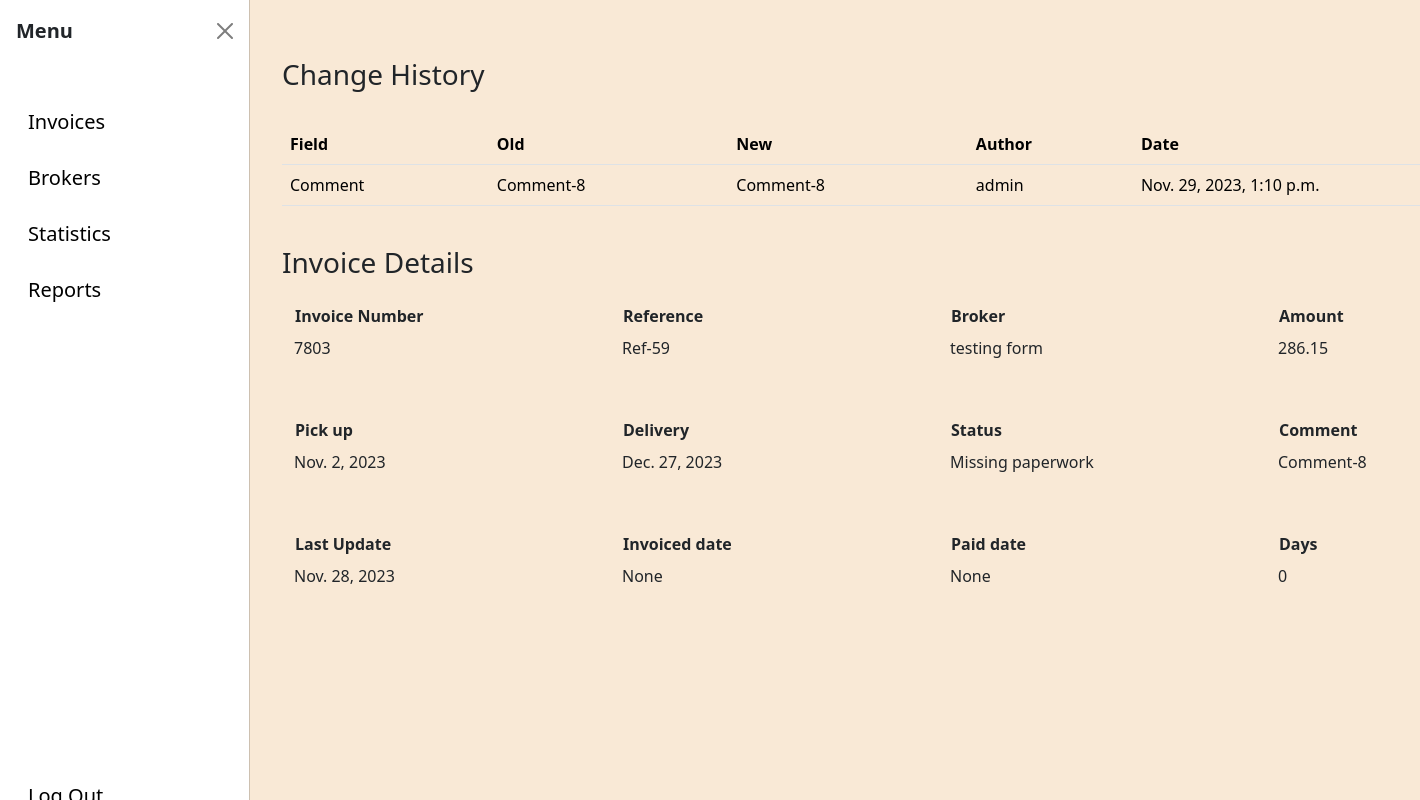
/invoices/invoice-detail/2, run on an earlier commit of the app's database.
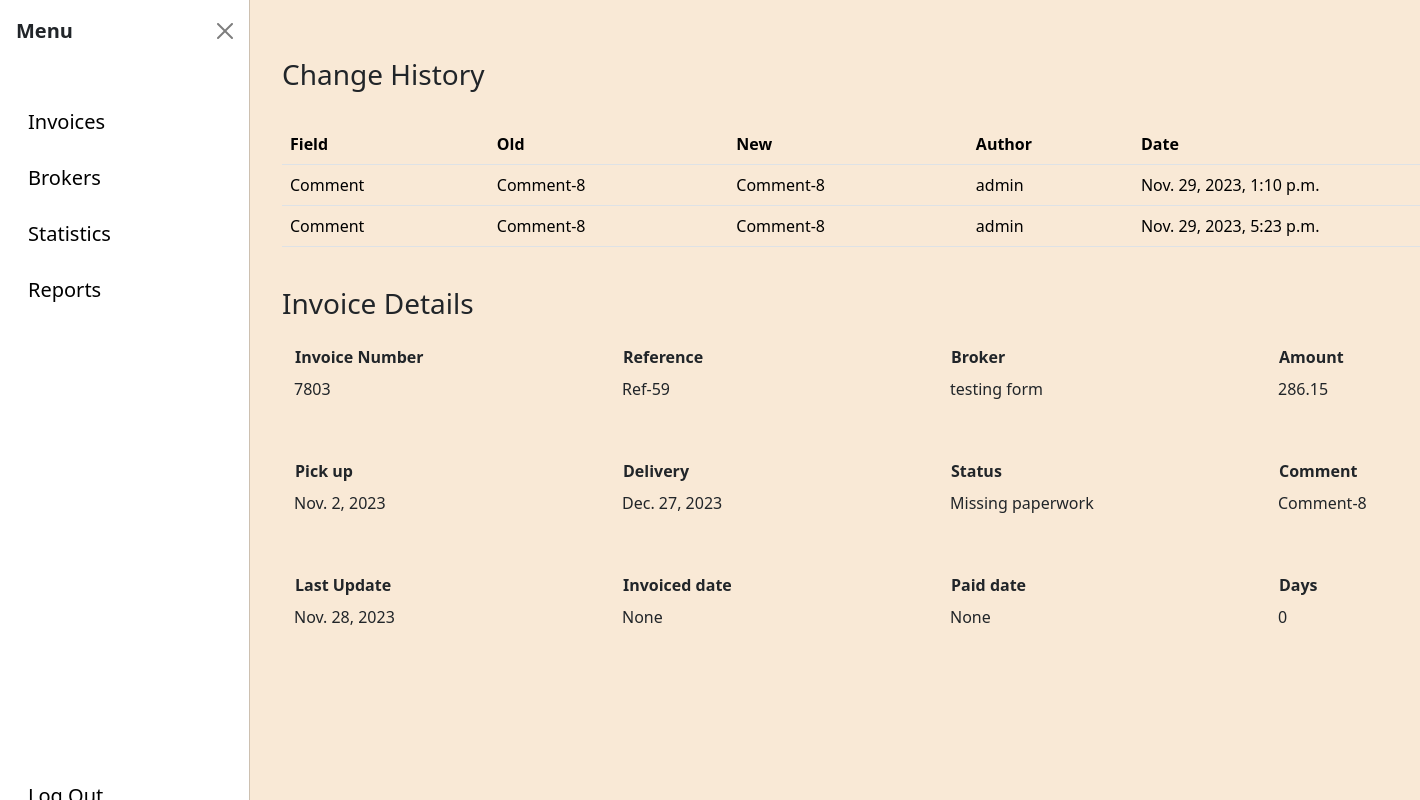
And on a later commit of the database.
### invoices/models.py (models this page shows)
class InvoiceChangeHistory(models.Model):
    field = models.CharField(max_length=100)
    old = models.CharField(max_length=100)
    new = models.CharField(max_length=100)
    user = models.ForeignKey(User, on_delete=models.CASCADE)
    invoice = models.ForeignKey(Invoice, on_delete=models.CASCADE)
    date = models.DateTimeField(auto_now_add=True, null=True, blank=True)

### invoices/views.py (the view)
# urls.py: path('invoice-detail/<int:pk>', InvoiceDetailView.as_view(), name='invoice-detail'),
class InvoiceDetailView(View):
    def get(self, request, pk):
        invoice_instance = get_object_or_404(Invoice, pk=pk)
        history = InvoiceChangeHistory.objects.filter(invoice=invoice_instance).all()
        context = {
            "invoice": invoice_instance,
            "history": history,
        }
        return render(request, 'invoices/invoice_detail.html', context)

### invoices/templates/invoices/invoice_detail.html (shortened to what the changed rows need)
{% extends "base.html" %}
{% block content %}
<div class="container">
    {% if history %}
        <h3>Change History</h3> <br>
        <table class="table table-hover">
            <thead>
                <th>Field</th>
                <th>Old</th>
                <th>New</th>
                <th>Author</th>
                <th>Date</th>
            </thead>
            <tbody>
                {% for activity in history %}
                    <tr>
                        <td>{{ activity.field }}</td>
                        <td>{{ activity.old }}</td>
                        <td>{{ activity.new }}</td>
                        <td>{{ activity.user }}</td>
                        <td>{{ activity.date }}</td>
                    </tr>
                {% endfor %}
            </tbody>
        </table>
    {% endif %}
    <br>
</div>
{% endblock content %}

What changed in the data, as far as the page shows it:
added InvoiceChangeHistory: field "Comment", old "Comment-8", new "Comment-8", user "admin", date "Nov. 29, 2023, 5:23 p.m."
